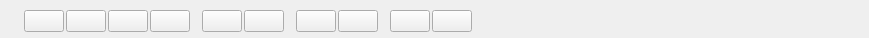
<?xml version="1.0" encoding="UTF-8"?>
<ui version="4.0">
 <class>PlaybackCtrl</class>
 <widget class="QWidget" name="PlaybackCtrl">
  <property name="geometry">
   <rect>
    <x>0</x>
    <y>0</y>
    <width>869</width>
    <height>38</height>
   </rect>
  </property>
  <property name="windowTitle">
   <string>Form</string>
  </property>
  <layout class="QHBoxLayout" name="horizontalLayout_5">
   <property name="spacing">
    <number>12</number>
   </property>
   <property name="leftMargin">
    <number>24</number>
   </property>
   <property name="topMargin">
    <number>4</number>
   </property>
   <property name="rightMargin">
    <number>0</number>
   </property>
   <property name="bottomMargin">
    <number>0</number>
   </property>
   <item>
    <layout class="QHBoxLayout" name="horizontalLayout">
     <property name="spacing">
      <number>2</number>
     </property>
     <item>
      <widget class="QPushButton" name="pushButtonPlay">
       <property name="text">
        <string/>
       </property>
       <property name="icon">
        <iconset resource="../../res/src.qrc">
         <normaloff>:/img/playback_start.png</normaloff>:/img/playback_start.png</iconset>
       </property>
       <property name="iconSize">
        <size>
         <width>24</width>
         <height>24</height>
        </size>
       </property>
      </widget>
     </item>
     <item>
      <widget class="QPushButton" name="pushButtonPause">
       <property name="text">
        <string/>
       </property>
       <property name="icon">
        <iconset resource="../../res/src.qrc">
         <normaloff>:/img/playback_pause.png</normaloff>:/img/playback_pause.png</iconset>
       </property>
       <property name="iconSize">
        <size>
         <width>24</width>
         <height>24</height>
        </size>
       </property>
      </widget>
     </item>
     <item>
      <widget class="QPushButton" name="pushButtonStop">
       <property name="text">
        <string/>
       </property>
       <property name="icon">
        <iconset resource="../../res/src.qrc">
         <normaloff>:/img/playback_stop.png</normaloff>:/img/playback_stop.png</iconset>
       </property>
       <property name="iconSize">
        <size>
         <width>24</width>
         <height>24</height>
        </size>
       </property>
      </widget>
     </item>
     <item>
      <widget class="QPushButton" name="pushButtonReverse">
       <property name="minimumSize">
        <size>
         <width>0</width>
         <height>0</height>
        </size>
       </property>
       <property name="maximumSize">
        <size>
         <width>16777215</width>
         <height>16777215</height>
        </size>
       </property>
       <property name="text">
        <string/>
       </property>
       <property name="icon">
        <iconset resource="../../res/src.qrc">
         <normaloff>:/img/playback_rewind.png</normaloff>:/img/playback_rewind.png</iconset>
       </property>
       <property name="iconSize">
        <size>
         <width>24</width>
         <height>24</height>
        </size>
       </property>
      </widget>
     </item>
    </layout>
   </item>
   <item>
    <layout class="QHBoxLayout" name="horizontalLayout_2">
     <property name="spacing">
      <number>2</number>
     </property>
     <item>
      <widget class="QPushButton" name="pushButtonPreviousFrame">
       <property name="text">
        <string/>
       </property>
       <property name="icon">
        <iconset resource="../../res/src.qrc">
         <normaloff>:/img/playback_step_prev.png</normaloff>:/img/playback_step_prev.png</iconset>
       </property>
       <property name="iconSize">
        <size>
         <width>24</width>
         <height>24</height>
        </size>
       </property>
      </widget>
     </item>
     <item>
      <widget class="QPushButton" name="pushButtonNextFrame">
       <property name="text">
        <string/>
       </property>
       <property name="icon">
        <iconset resource="../../res/src.qrc">
         <normaloff>:/img/playback_step_next.png</normaloff>:/img/playback_step_next.png</iconset>
       </property>
       <property name="iconSize">
        <size>
         <width>24</width>
         <height>24</height>
        </size>
       </property>
      </widget>
     </item>
    </layout>
   </item>
   <item>
    <layout class="QHBoxLayout" name="horizontalLayout_3">
     <property name="spacing">
      <number>2</number>
     </property>
     <item>
      <widget class="QPushButton" name="pushButtonSlow">
       <property name="text">
        <string/>
       </property>
       <property name="icon">
        <iconset resource="../../res/src.qrc">
         <normaloff>:/img/playback_slow.png</normaloff>:/img/playback_slow.png</iconset>
       </property>
       <property name="iconSize">
        <size>
         <width>24</width>
         <height>24</height>
        </size>
       </property>
      </widget>
     </item>
     <item>
      <widget class="QPushButton" name="pushButtonFast">
       <property name="text">
        <string/>
       </property>
       <property name="icon">
        <iconset resource="../../res/src.qrc">
         <normaloff>:/img/playback_fast.png</normaloff>:/img/playback_fast.png</iconset>
       </property>
       <property name="iconSize">
        <size>
         <width>24</width>
         <height>24</height>
        </size>
       </property>
      </widget>
     </item>
    </layout>
   </item>
   <item>
    <layout class="QHBoxLayout" name="horizontalLayout_4">
     <property name="spacing">
      <number>2</number>
     </property>
     <item>
      <widget class="QPushButton" name="pushButtonPrevious">
       <property name="text">
        <string/>
       </property>
       <property name="icon">
        <iconset resource="../../res/src.qrc">
         <normaloff>:/img/playback_prev.png</normaloff>:/img/playback_prev.png</iconset>
       </property>
       <property name="iconSize">
        <size>
         <width>24</width>
         <height>24</height>
        </size>
       </property>
      </widget>
     </item>
     <item>
      <widget class="QPushButton" name="pushButtonNext">
       <property name="text">
        <string/>
       </property>
       <property name="icon">
        <iconset resource="../../res/src.qrc">
         <normaloff>:/img/playback_next.png</normaloff>:/img/playback_next.png</iconset>
       </property>
       <property name="iconSize">
        <size>
         <width>24</width>
         <height>24</height>
        </size>
       </property>
      </widget>
     </item>
    </layout>
   </item>
   <item>
    <spacer name="horizontalSpacer">
     <property name="orientation">
      <enum>Qt::Horizontal</enum>
     </property>
     <property name="sizeHint" stdset="0">
      <size>
       <width>40</width>
       <height>20</height>
      </size>
     </property>
    </spacer>
   </item>
  </layout>
 </widget>
 <resources>
  <include location="../../res/src.qrc"/>
 </resources>
 <connections/>
</ui>
